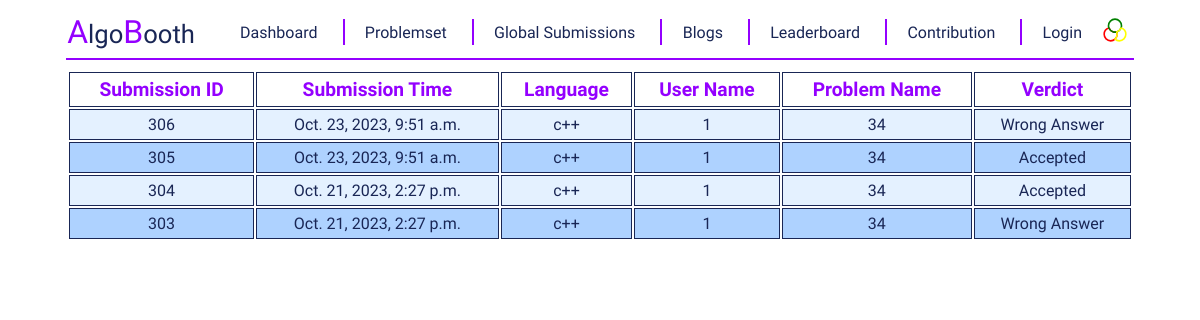
Before: /profile_page/global_submissions/ with the older database file.
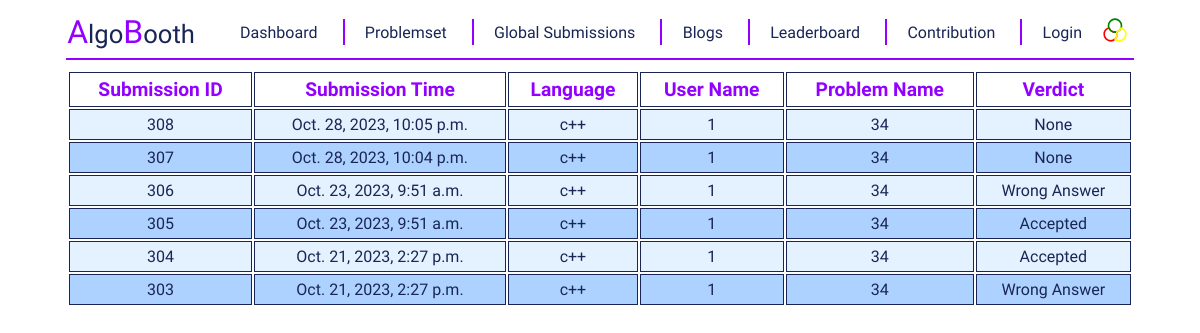
After: the same page with the newer database file.
### problemPage/models.py (models this page shows)
class Submission(models.Model) :
    problem_id = models.IntegerField()
    user_id = models.IntegerField()
    submission_time = models.DateTimeField(auto_now_add = True)
    language = models.CharField(max_length = 50 , choices = LANG_CHOICES , default = 'c++')
    verdict = models.CharField(max_length = 50 , null = True)
    source_file = models.FileField(upload_to = 'source_codes/' , null = True)
    testcases_result = models.ManyToManyField(TestcaseResult , default = None)

### profilePage/views.py (the view)
# urls.py: path("global_submissions/" , global_submissions , name = 'global_submissions'),
def global_submissions(request) :
    submissions = Submission.objects.filter().order_by('submission_time').reverse()
    return render(request , "my_submissions.html" , {'submissions' : submissions})

### profilePage/templates/my_submissions.html (shortened to what this page needs)
{% extends "base.html" %}
{% load static %}
{% block add_css_file %}
    <link href='{% static "styles/my_submissions.css" %}' rel="stylesheet">
    <link href='{% static "styles/profile_page.css" %}' rel="stylesheet">
{% endblock add_css_file %}
{% block content %}
    <div id = "my-submissions-container">
        <div id = "problem-list-container">
            <div>
                <table id = "problem-list-table">
                    <thead>
                        <tr>
                            <th>Submission ID</th>
                            <th>Submission Time</th>
                            <th>Language</th>
                            <th>User Name</th>
                            <th>Problem Name</th>
                            <th>Verdict</th>
                        </tr>
                    </thead>
                    <tbody>
                        {% for submission in submissions %}
                            <tr>
                                <td><a href="{% url "submission" submission.id %}">{{submission.id}}</a></td>
                                <td>{{submission.submission_time}}</td>
                                <td>{{submission.language}}</td>
                                <td>{{submission.user_id}}</td>
                                <td>{{submission.problem_id}}</td>
                                <td>{{submission.verdict}}</td>
                            </tr>
                        {% endfor %}
                    </tbody>
                </table>
            </div>
        </div>
    </div>
{% endblock content %}

Changed rows visible on the page:
added Submission: id "308", submission_time "Oct. 28, 2023, 10:05 p.m.", language "c++", user_id "1", problem_id "34", verdict "None"
added Submission: id "307", submission_time "Oct. 28, 2023, 10:04 p.m.", language "c++", user_id "1", problem_id "34", verdict "None"
